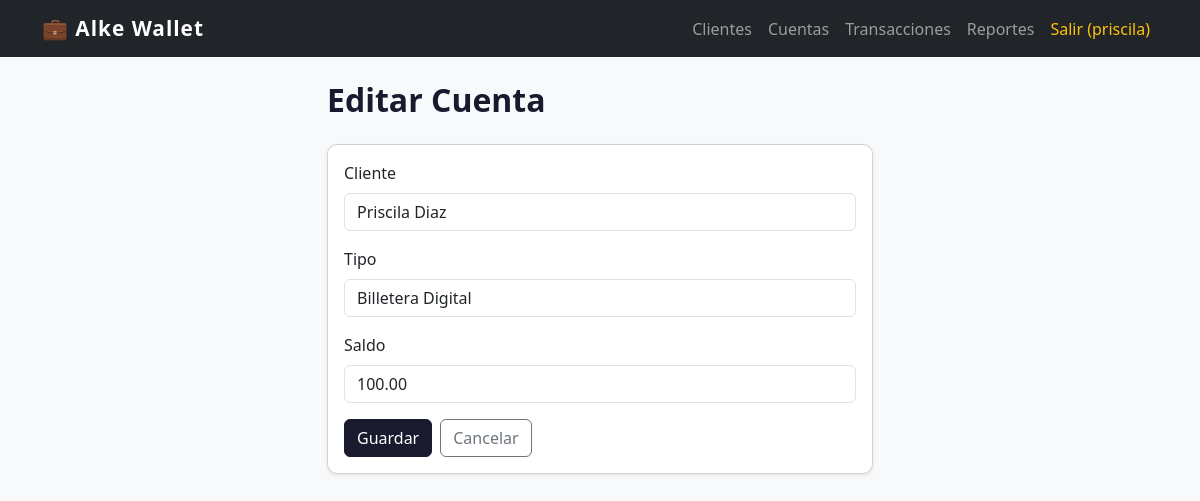
The page /cuentas/1/editar/ (signed in) on the database its author committed.
### gestion/models.py (models this page shows, shortened)
class Cuenta(models.Model):
    TIPOS_CUENTA = [
        ('ahorro', 'Caja de Ahorro'),
        ('corriente', 'Cuenta Corriente'),
        ('digital', 'Billetera Digital'),
    ]
    cliente = models.ForeignKey(Cliente, on_delete=models.CASCADE, related_name='cuentas')
    tipo = models.CharField(max_length=20, choices=TIPOS_CUENTA, default='digital')
    saldo = models.DecimalField(max_digits=12, decimal_places=2, default=0.00)
    activa = models.BooleanField(default=True)
    fecha_apertura = models.DateField(auto_now_add=True)
    class Meta:
        ordering = ['-fecha_apertura']

### gestion/views.py (the view)
# urls.py: path('cuentas/<int:pk>/editar/', views.cuenta_editar, name='cuenta_editar'),
@login_required
def cuenta_editar(request, pk):
    cuenta = get_object_or_404(Cuenta, pk=pk)
    if request.method == 'POST':
        form = CuentaForm(request.POST, instance=cuenta)
        if form.is_valid():
            form.save()
            messages.success(request, 'Cuenta actualizada.')
            return redirect('cuenta_lista')
    else:
        form = CuentaForm(instance=cuenta)
    return render(request, 'gestion/cuenta_form.html', {
        'form': form,
        'titulo': 'Editar Cuenta'
    })

### gestion/forms.py
class CuentaForm(forms.ModelForm):
    class Meta:
        model = Cuenta
        fields = ['cliente', 'tipo', 'saldo']
        widgets = {
            'cliente': forms.Select(attrs={'class': 'form-control'}),
            'tipo': forms.Select(attrs={'class': 'form-control'}),
            'saldo': forms.NumberInput(attrs={'class': 'form-control', 'min': '0'}),
        }

### gestion/models.py (called while the page is built)
    def __str__(self):
        return self.nombre

### templates/gestion/cuenta_form.html (shortened to what this page needs)
{% extends 'base.html' %}
{% block content %}
<div class="row justify-content-center">
    <div class="col-md-6">
        <h2 class="mb-4">{{ titulo }}</h2>
        <div class="card shadow-sm">
            <div class="card-body">
                <form method="post">
                    {% for field in form %}
                    <div class="mb-3">
                        <label class="form-label">{{ field.label }}</label>
                        {{ field }}
                    </div>
                    {% endfor %}
                    <div class="d-flex gap-2">
                        <button type="submit" class="btn btn-dark">Guardar</button>
                        <a href="{% url 'cuenta_lista' %}" class="btn btn-outline-secondary">Cancelar</a>
                    </div>
                </form>
            </div>
        </div>
    </div>
</div>
{% endblock %}

### templates/base.html (shortened to what this page needs)
<!DOCTYPE html>
<html lang="es">
<head>
    <link href="https://cdn.jsdelivr.net/npm/bootstrap@5.3.0/dist/css/bootstrap.min.css" rel="stylesheet">
    {% load static %}
    <link rel="stylesheet" href="{% static 'css/estilos.css' %}">
</head>
<body>
    <nav class="navbar navbar-expand-lg navbar-dark bg-dark">
        <div class="container">
            <a class="navbar-brand fw-bold" href="{% url 'dashboard' %}">💼 Alke Wallet</a>
            <div class="navbar-nav ms-auto">
                {% if user.is_authenticated %}
                    <a class="nav-link" href="{% url 'cliente_lista' %}">Clientes</a>
                    <a class="nav-link" href="{% url 'cuenta_lista' %}">Cuentas</a>
                    <a class="nav-link" href="{% url 'transaccion_lista' %}">Transacciones</a>
                    <a class="nav-link" href="{% url 'reporte_saldos' %}">Reportes</a>
                    <a class="nav-link text-warning" href="{% url 'logout' %}">Salir ({{ user.username }})</a>
                {% else %}
                    <a class="nav-link" href="{% url 'login' %}">Iniciar sesión</a>
                {% endif %}
            </div>
        </div>
    </nav>
    <div class="container mt-4">
        {% block content %}{% endblock %}
    </div>
</body>
</html>

### static/css/estilos.css (style rules this page uses)
body { background-color: #f8f9fa; font-family: 'Segoe UI', sans-serif; }
.navbar-brand { font-size: 1.3rem; letter-spacing: 1px; }
.card { border-radius: 10px; }
.btn-dark { background-color: #1a1a2e; border-color: #1a1a2e; }
h2 { font-weight: 700; color: #1a1a2e; }

### rows shown on the page
Cuenta: form "Priscila Diaz" "Billetera Digital" "100.00"

### other values the page prints
{{ user.username }} "priscila"
{{ titulo }} "Editar Cuenta"
{{ field.label }} "Cliente" "Tipo" "Saldo"
